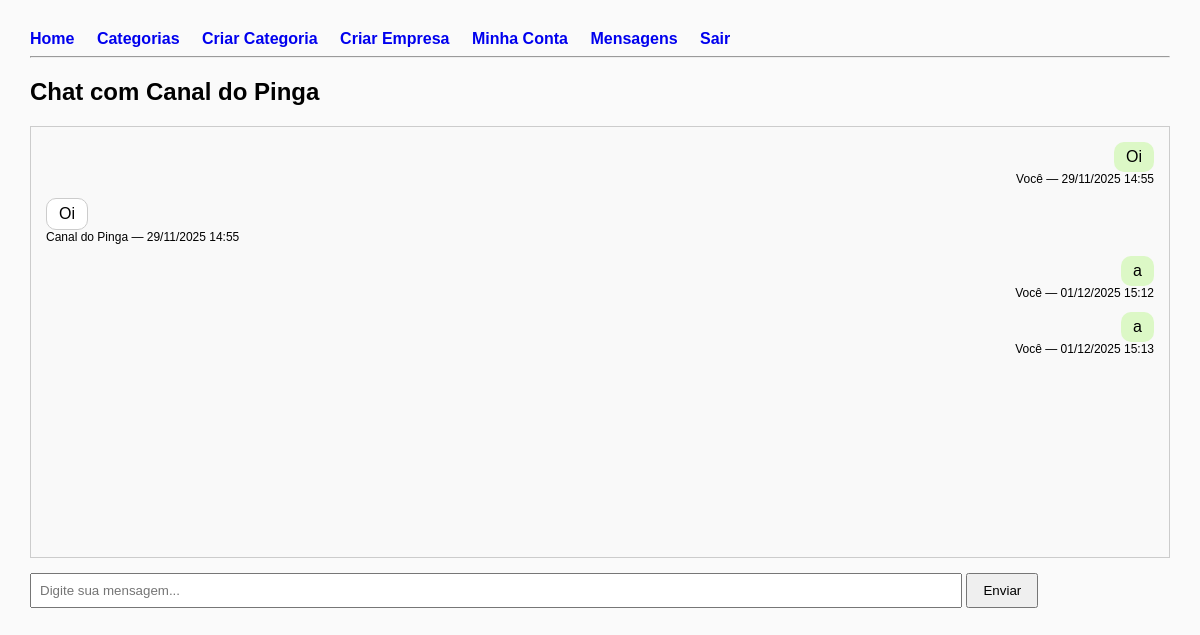
The page /chat/2 (signed in) on the database as committed earlier.
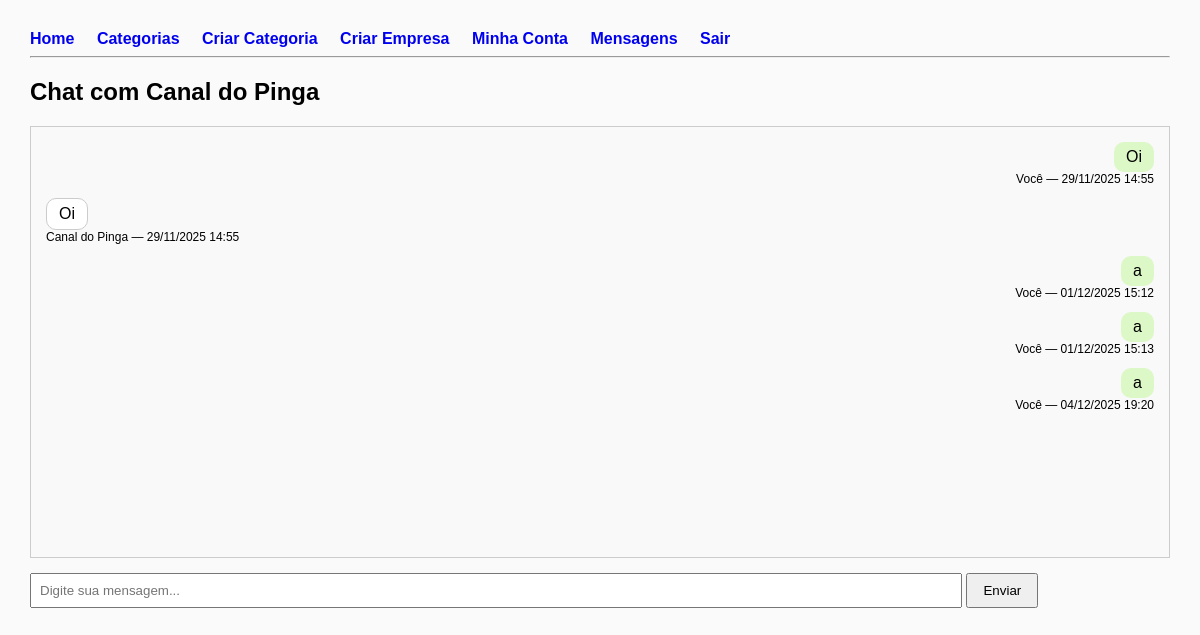
The same page on the database as committed later.
### app.py (models this page shows)
class Message(db.Model):
    id = db.Column(db.Integer, primary_key=True)
    sender_id = db.Column(db.Integer, db.ForeignKey("company.id"), nullable=False)
    receiver_id = db.Column(db.Integer, db.ForeignKey("company.id"), nullable=False)
    content = db.Column(db.Text, nullable=False)
    created_at = db.Column(db.DateTime, default=datetime.utcnow)

class Company(db.Model):
    id = db.Column(db.Integer, primary_key=True)
    name = db.Column(db.String(140), nullable=False, unique=True)
    bio = db.Column(db.Text)
    website = db.Column(db.String(250))
    password = db.Column(db.String(200), nullable=False)
    created_at = db.Column(db.DateTime, default=datetime.utcnow)
    category_id = db.Column(db.Integer, db.ForeignKey("category.id"), nullable=True)
    comments = db.relationship("Comment", backref="author", lazy=True)
    investments_made = db.relationship("InvestmentHistory", backref="investor", lazy=True, foreign_keys='InvestmentHistory.company_id')
    messages_sent = db.relationship("Message", backref="sender", lazy=True, foreign_keys='Message.sender_id')
    messages_received = db.relationship("Message", backref="receiver", lazy=True, foreign_keys='Message.receiver_id')

### app.py (the view, shortened to what this page needs)
@app.route("/chat/<int:other_id>", methods=["GET", "POST"])
def chat(other_id):
    if "company_id" not in session:
        return redirect("/login")
    company = Company.query.get(session["company_id"])
    other_company = Company.query.get_or_404(other_id)
    messages = Message.query.filter(
        ((Message.sender_id == company.id) & (Message.receiver_id == other_id)) |
        ((Message.sender_id == other_id) & (Message.receiver_id == company.id))
    ).order_by(Message.created_at).all()
    return render_template("messages.html", other=other_company, messages=messages, current_user=company)

### templates/messages.html (shortened to what this page needs)
{% extends "base.html" %}
{% block content %}
<h2>Chat com {{ other.name }}</h2>
<div style="border: 1px solid #ccc; padding: 15px; height: 400px; overflow-y: auto; background-color: #f9f9f9;" id="chat-box">
    {% for msg in messages %}
        <div style="margin-bottom: 12px;">
            {% if msg.sender_id == session['company_id'] %}
                <div style="text-align: right;">
                    <span style="background-color: #dcf8c6; padding: 6px 12px; border-radius: 10px; display: inline-block;">
                        {{ msg.content }}
                    </span>
                    <small style="display: block; font-size: 0.75em;">
                        Você — {{ msg.created_at.strftime('%d/%m/%Y %H:%M') }}
                    </small>
                </div>
            {% else %}
                <div style="text-align: left;">
                    <span style="background-color: #ffffff; padding: 6px 12px; border-radius: 10px; border: 1px solid #ccc; display: inline-block;">
                        {{ msg.content }}
                    </span>
                    <small style="display: block; font-size: 0.75em;">
                        {{ other.name }} — {{ msg.created_at.strftime('%d/%m/%Y %H:%M') }}
                    </small>
                </div>
            {% endif %}
        </div>
    {% endfor %}
</div>
<form method="POST" style="margin-top: 15px;">
    <input
        type="text"
        name="message"
        placeholder="Digite sua mensagem..."
        style="width: 80%; padding: 8px;"
        required
    >
    <button type="submit" style="padding: 8px 15px;">Enviar</button>
</form>
{% endblock %}

Rows that differ between the two databases and show on the page:
added Message: content "a", created_at "04/12/2025 19:20"
